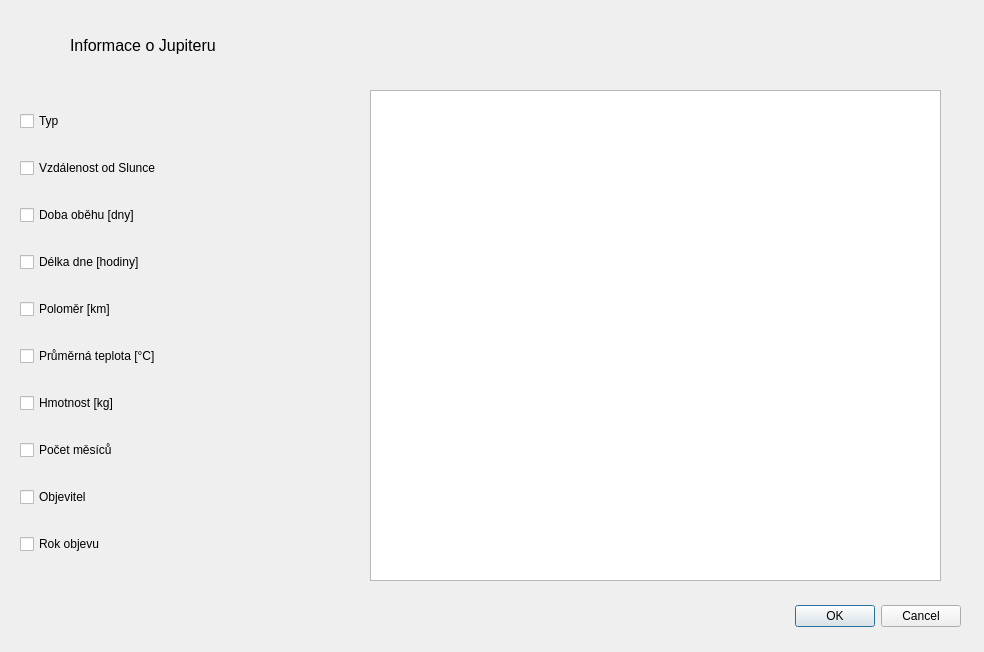
<?xml version="1.0" encoding="UTF-8"?>
<ui version="4.0">
 <class>DialogJupiter</class>
 <widget class="QDialog" name="DialogJupiter">
  <property name="geometry">
   <rect>
    <x>0</x>
    <y>0</y>
    <width>984</width>
    <height>652</height>
   </rect>
  </property>
  <property name="windowTitle">
   <string>Dialog</string>
  </property>
  <widget class="QDialogButtonBox" name="buttonBox">
   <property name="geometry">
    <rect>
     <x>620</x>
     <y>600</y>
     <width>341</width>
     <height>32</height>
    </rect>
   </property>
   <property name="orientation">
    <enum>Qt::Horizontal</enum>
   </property>
   <property name="standardButtons">
    <set>QDialogButtonBox::Cancel|QDialogButtonBox::Ok</set>
   </property>
  </widget>
  <widget class="QLabel" name="label">
   <property name="geometry">
    <rect>
     <x>70</x>
     <y>30</y>
     <width>221</width>
     <height>31</height>
    </rect>
   </property>
   <property name="text">
    <string>&lt;html&gt;&lt;head/&gt;&lt;body&gt;&lt;p&gt;&lt;span style=&quot; font-size:12pt;&quot;&gt;Informace o Jupiteru&lt;/span&gt;&lt;/p&gt;&lt;/body&gt;&lt;/html&gt;</string>
   </property>
  </widget>
  <widget class="QTableView" name="tableViewJupiter">
   <property name="geometry">
    <rect>
     <x>370</x>
     <y>90</y>
     <width>571</width>
     <height>491</height>
    </rect>
   </property>
  </widget>
  <widget class="QWidget" name="verticalLayoutWidget">
   <property name="geometry">
    <rect>
     <x>20</x>
     <y>90</y>
     <width>301</width>
     <height>491</height>
    </rect>
   </property>
   <layout class="QVBoxLayout" name="verticalLayout">
    <item>
     <widget class="QCheckBox" name="checkBox_2">
      <property name="text">
       <string>Typ</string>
      </property>
     </widget>
    </item>
    <item>
     <widget class="QCheckBox" name="checkBox_4">
      <property name="text">
       <string>Vzdálenost od Slunce</string>
      </property>
     </widget>
    </item>
    <item>
     <widget class="QCheckBox" name="checkBox_5">
      <property name="text">
       <string>Doba oběhu [dny]</string>
      </property>
     </widget>
    </item>
    <item>
     <widget class="QCheckBox" name="checkBox_8">
      <property name="text">
       <string>Délka dne [hodiny]</string>
      </property>
     </widget>
    </item>
    <item>
     <widget class="QCheckBox" name="checkBox_9">
      <property name="text">
       <string>Poloměr [km]</string>
      </property>
     </widget>
    </item>
    <item>
     <widget class="QCheckBox" name="checkBox_7">
      <property name="text">
       <string>Průměrná teplota [°C]</string>
      </property>
     </widget>
    </item>
    <item>
     <widget class="QCheckBox" name="checkBox_10">
      <property name="text">
       <string>Hmotnost [kg]</string>
      </property>
     </widget>
    </item>
    <item>
     <widget class="QCheckBox" name="checkBox_6">
      <property name="text">
       <string>Počet měsíců</string>
      </property>
     </widget>
    </item>
    <item>
     <widget class="QCheckBox" name="checkBox_3">
      <property name="text">
       <string>Objevitel</string>
      </property>
     </widget>
    </item>
    <item>
     <widget class="QCheckBox" name="checkBox">
      <property name="text">
       <string>Rok objevu</string>
      </property>
     </widget>
    </item>
   </layout>
  </widget>
 </widget>
 <resources/>
 <connections>
  <connection>
   <sender>buttonBox</sender>
   <signal>accepted()</signal>
   <receiver>DialogJupiter</receiver>
   <slot>accept()</slot>
   <hints>
    <hint type="sourcelabel">
     <x>248</x>
     <y>254</y>
    </hint>
    <hint type="destinationlabel">
     <x>157</x>
     <y>274</y>
    </hint>
   </hints>
  </connection>
  <connection>
   <sender>buttonBox</sender>
   <signal>rejected()</signal>
   <receiver>DialogJupiter</receiver>
   <slot>reject()</slot>
   <hints>
    <hint type="sourcelabel">
     <x>316</x>
     <y>260</y>
    </hint>
    <hint type="destinationlabel">
     <x>286</x>
     <y>274</y>
    </hint>
   </hints>
  </connection>
 </connections>
</ui>
